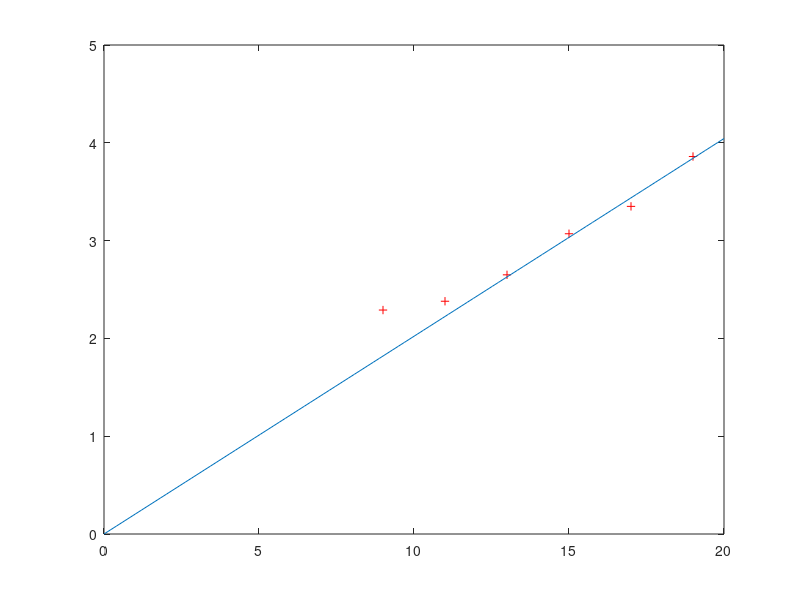
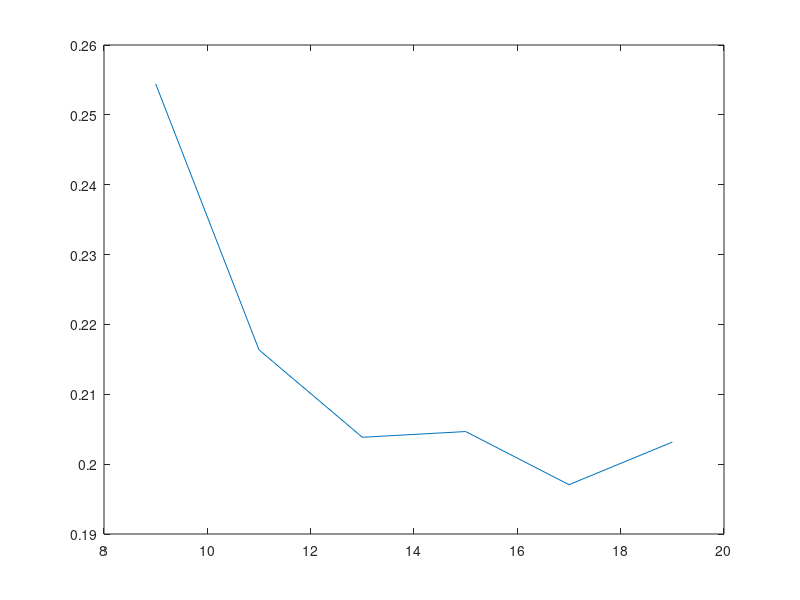
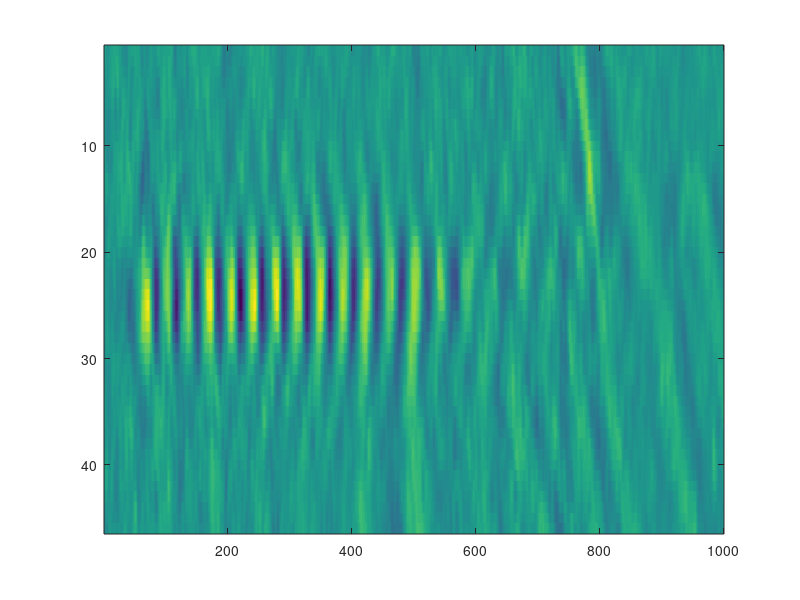
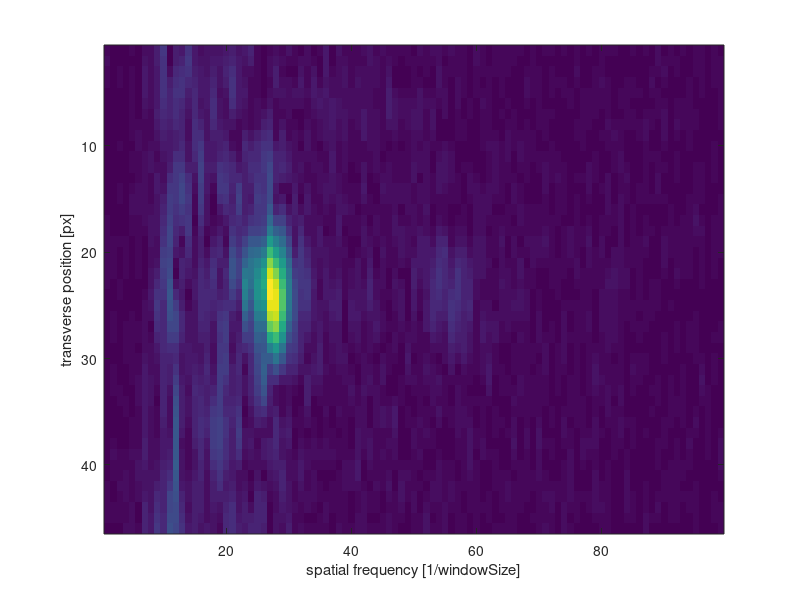

The MATLAB source for these figures, in order: (Note: this script raises an error after producing the figures.)
%% set up working environment
addpath(genpath('O:\HDing\MATLAB\HDingMatlabTools\'));
%%


%% ATLAS bandwidth and pulse duration
data = load('20170418_Spectrum_TIT1_3.2J_Mazz_AVG5shots.txt');
wl = data(:,1);
In = data(:,2);
figure(98),plot(wl,In)
xlim([750,850])
%% a little game with three-step-ionization
%
%
%
wavelength = 0.8; % wavelength in um
tFWHM = 5;  % FWHM pulse duration in fs
phi0 = 0*pi/2; % carrier envelope phase
cVac = 0.299792458;

dt = 0.011;
t = dt*(0:900);
E = exp(-t.^2 *4*log(2)/tFWHM^2).*cos( 2*pi * cVac/wavelength *t + phi0);

figure, plot(t,E)

velocity = @(x) sum(E(floor(x/dt)+1:end));
figure,plot(t(t<1),velocity(t(t<1)))

%% linearity of gas nozzle density
pressure = (8:2:18)+1;
ne = [2.29,2.38,2.65,3.07,3.35,3.86];
nr = ne./pressure;
nr1 = ne./(pressure-1);
figure(1),plot(pressure, ne, 'r+')
figure(2),plot(pressure, nr)

p1 = 13:2:19;
n1 = [2.65,3.07,3.35,3.86];
pf = polyfit(p1,n1,1);

p = linspace(0,20,100);
n = mean(nr(3:end))*p;
figure(1), hold on
plot(p,n);
%%
load('registered');
top = 180;
bottom = 225;
data = registered(top:bottom,:);
figure,imagesc(data)
temp = fft(data');
spectrogram = abs(temp(2:100,:))';
figure, imagesc(spectrogram)
set(gcf, 'Color', 'w');
xlabel('spatial frequency [1/windowSize]')
ylabel('transverse position [px]')
export_fig withFFT.png -m2.5